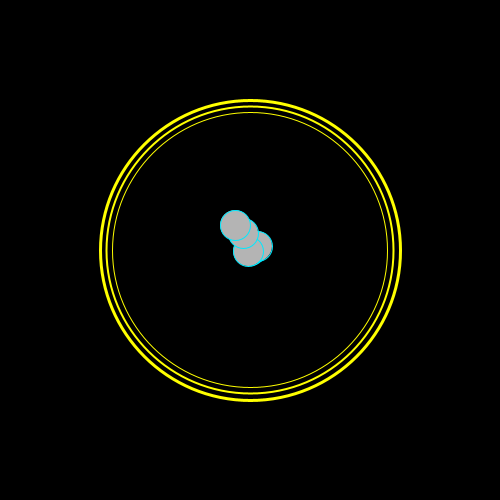
Frame 1 (no input)
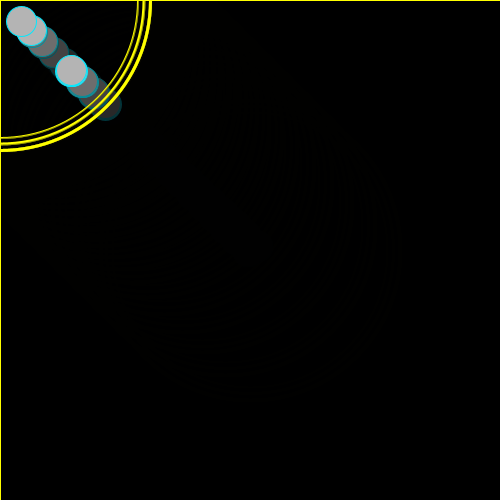
Frame 60 (the mouse pressed at the canvas centre just before this capture)
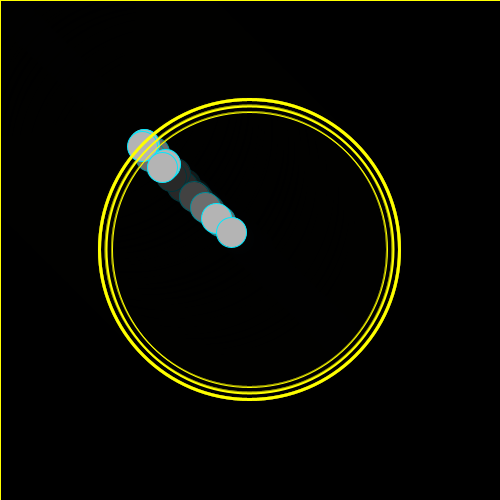
Frame 120 (the mouse held since frame 60 and released just before this capture)

The Processing sketch that drew these frames (run headless with seeded random() and noise(); from frame 60 on, the mouse is pressed at the canvas centre):

// Processing sketch: processing_26788
// ── processing_26788.pde

  ArrayList alist = new ArrayList();
void setup() {
  size(500,500);
  colorMode(HSB,360,100,100);
  background(0);
  smooth();
  for (int i=0; i<6;i++) {
  alist.add(new Ball(int(250+i*random(-5,5)),int(250+i*random(-5,5))));

  }
  
  
  
}
int count = 300;
float x = 250;
float y = 250;

void draw() {
  fill(0,100);
  rect(0,0,500,500);
  stroke(185,100,100);
  fill(255);
  for (int i=0;i<alist.size();i++) {
    Ball ball = (Ball)alist.get(i);
    ball.drawBall();
    float distance = dist(x,y,ball.xPt,ball.yPt);
    if (distance > count/2-ball.sz/2) {
      float ang = atan2(y-ball.yPt, x-ball.xPt);
      ball.direction = ang;
      ball.speed = 4;
      ball.xInc= cos(ball.direction)*ball.speed;
      ball.yInc= sin(ball.direction)*ball.speed;
    }
      
  }
  noFill();
  stroke(60,100,100);
  strokeWeight(3);
  ellipse(x, y, count, count);
  strokeWeight(2);
  ellipse(x, y, count-13, count-13);
  strokeWeight(1);
  ellipse(x, y, count-25, count-25);

    
  x = x + mouseX/10-x/10;
  y = y + mouseY/10-y/10;
  //count++;
  //count = count%300;
}

class Ball{
  int sz = 30;
  float xPt;
  float yPt;
  float xInc;
  float yInc;
  float direction = 0;
  float speed = 0;
  
  public Ball(int x, int y){
    xPt = x;
    yPt = y;
  }
  void drawBall(){
    ellipse(xPt, yPt,sz,sz);
  
    if (speed > 0){
      speed -= 0.02;
    }
    else speed = 0;
    
    if ((xPt < sz/2) || (xPt > 500-sz/2)) {
      xInc = -xInc;
    }
      
    if ((yPt < sz/2) || (yPt > 500-sz/2)) {
      yInc = -yInc;
    }
    xPt += xInc*speed;
    yPt += yInc*speed;
    
  }
}
